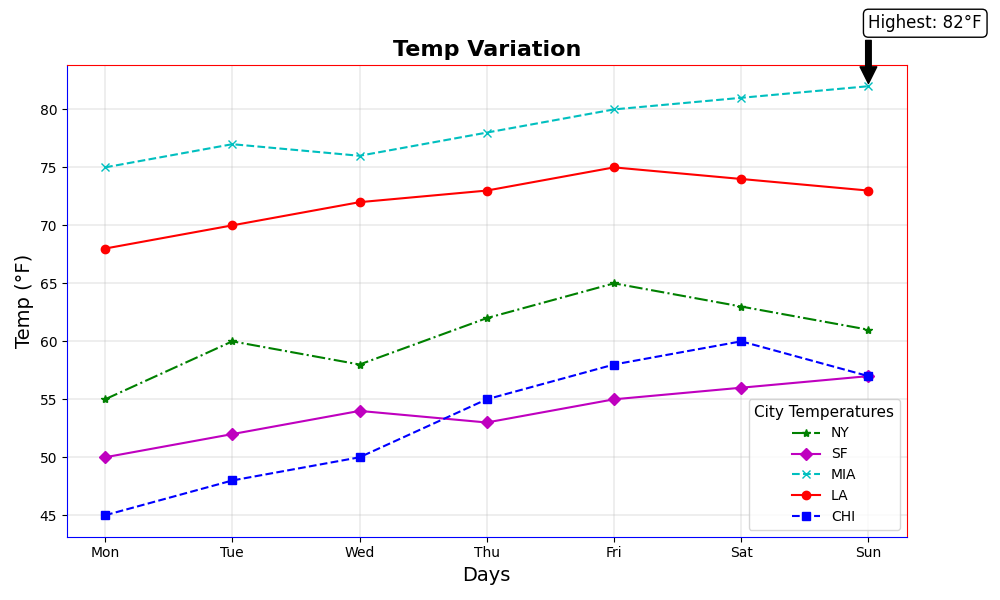

This chart was generated by the following Python code:
import matplotlib.pyplot as plt

title = "Temp Variation"
x_label = "Days"
y_label = "Temp (°F)"

days = ["Mon", "Tue", "Wed", "Thu", "Fri", "Sat", "Sun"]

new_york_temp = [55, 60, 58, 62, 65, 63, 61]
san_francisco_temp = [50, 52, 54, 53, 55, 56, 57]
miami_temp = [75, 77, 76, 78, 80, 81, 82]

# Additional made-up temperature data for Los Angeles and Chicago
los_angeles_temp = [68, 70, 72, 73, 75, 74, 73]
chicago_temp = [45, 48, 50, 55, 58, 60, 57]

fig, ax = plt.subplots(figsize=(10, 6))

ax.plot(days, new_york_temp, marker='*', linestyle='-.', color='g', label='NY')
ax.plot(days, san_francisco_temp, marker='D', linestyle='-', color='m', label='SF')
ax.plot(days, miami_temp, marker='x', linestyle='--', color='c', label='MIA')
# Plot for Los Angeles and Chicago
ax.plot(days, los_angeles_temp, marker='o', linestyle='-', color='r', label='LA')
ax.plot(days, chicago_temp, marker='s', linestyle='--', color='b', label='CHI')

plt.title(title, fontsize=16, fontweight='bold')
plt.xlabel(x_label, fontsize=14)
plt.ylabel(y_label, fontsize=14)

plt.grid(True, linestyle='-', linewidth=0.3)
plt.legend(loc='lower right', fontsize=10, title="City Temperatures", title_fontsize='11')

max_temp_miami = max(miami_temp)
max_temp_day = days[miami_temp.index(max_temp_miami)]
plt.annotate(f'Highest: {max_temp_miami}°F',
             xy=(max_temp_day, max_temp_miami),
             xytext=(max_temp_day, max_temp_miami + 5),
             arrowprops=dict(facecolor='black', shrink=0.05),
             fontsize=12, bbox=dict(boxstyle="round,pad=0.3", edgecolor="black", facecolor="white"))

ax.spines['top'].set_color('red')
ax.spines['right'].set_color('red')
ax.spines['left'].set_color('blue')
ax.spines['bottom'].set_color('blue')

plt.tight_layout()

plt.show()
